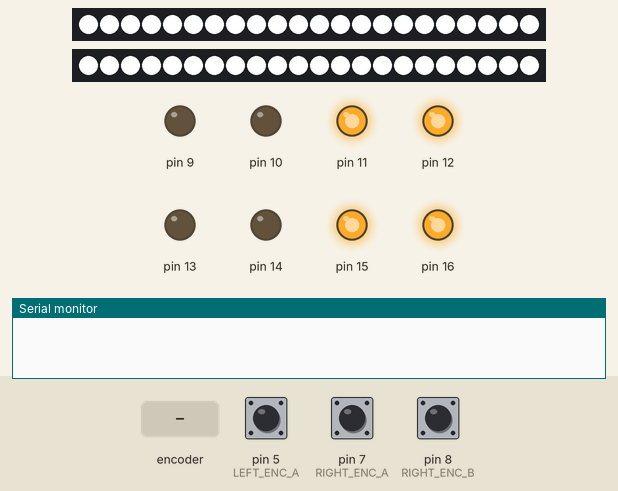
The sketch below on a simulated Arduino Leonardo, built with avr-gcc and run on an emulated ATmega32U4. On the bench: 2 × 22 RGB LEDs in strip order, left to right, output pins drawn as LEDs (lit = HIGH), the last lines printed to the serial monitor. The inputs (shaded band) are chosen by the test bench; at power-on: pin 5 (LEFT_ENC_A) HIGH, pin 7 (RIGHT_ENC_A) HIGH, pin 8 (RIGHT_ENC_B) HIGH. The modem accepts every AT command (registered, SIM ready, sends succeed) and sends nothing else.

Above: at 0.1 s.
At 2.7 s:
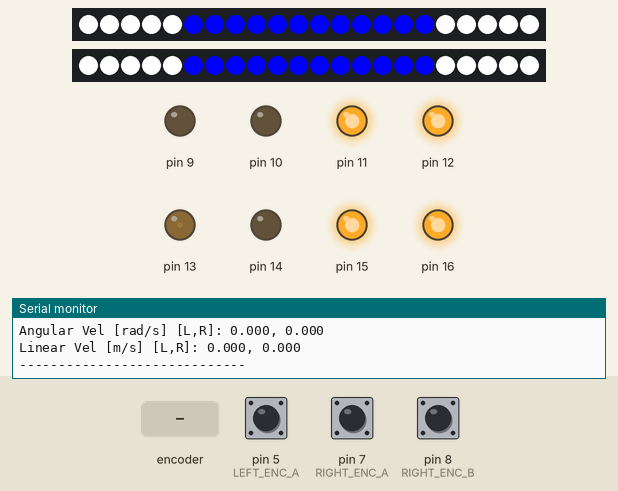
2.8 s: rotary encoder on pin 7 (RIGHT_ENC_A) / pin 6 (LEFT_ENC_B) turned 1 step (first pin leading)
At 4.0 s:
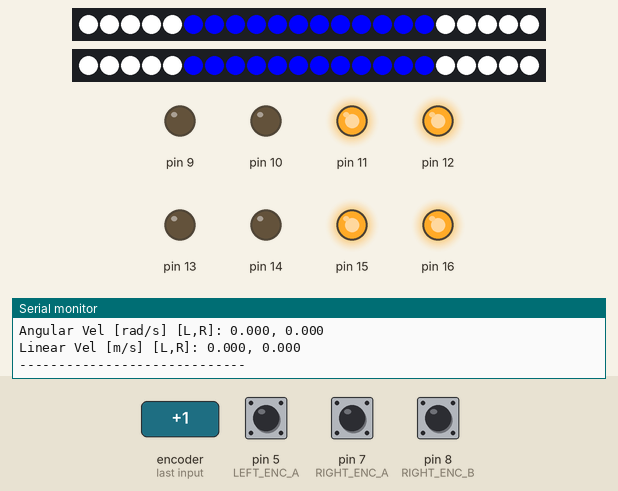
Timing chart, 0 to 5.8 s (numbered marks = the images above; inputs shaded):
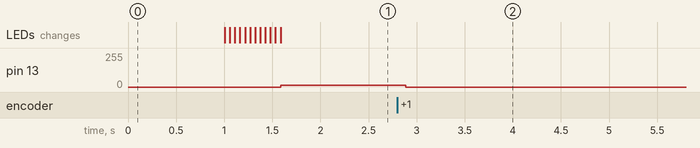

The sketch:

helix_firmware.ino
```cpp
#include <Arduino.h>
#include "Odometry.h"
#include "MotorDriver.h"
#include "LEDs.h"
#include "pins.h"
#include "PIDController.h"
#include "uart.h"


#define TRACK_WIDTH        0.515f   // Meters (Distance between wheels), 51.5 cm
#define PID_INTERVAL_MS    100      // 100Hz Control Loop
#define DIAG_INTERVAL_MS   300      // 100Hz Control Loop
#define ODOM_INTERVAL_MS   50      // 20Hz Telemetry Loop


UARTInterface uart(Serial1);

Odometry leftOdom(LEFT_ENC_A, LEFT_ENC_B, WHEEL_DIAMETER, COUNTS_PER_REV, 1);   // wheel diameter = 160 mm
Odometry rightOdom(RIGHT_ENC_A, RIGHT_ENC_B, WHEEL_DIAMETER, COUNTS_PER_REV, -1);

MotorDriver motorL(BTS7960_1_R_PWM, BTS7960_1_L_PWM, BTS7960_1_R_EN, BTS7960_1_L_EN);
MotorDriver motorR(BTS7960_2_R_PWM, BTS7960_2_L_PWM, BTS7960_2_R_EN, BTS7960_2_L_EN);

// Instantiate PID control objects (left/right wheels) after setting up odom & motors
WheelController leftPID(leftOdom, motorL);
WheelController rightPID(rightOdom, motorR);


LedController ledStrips(NUM_LEDS, LED_STRIP_F, LED_STRIP_R);

// E-Stop Stuff
bool estopActive = false;
int estop = E_STOP;

void estop_press(void){
  estopActive = (digitalRead(estop) == HIGH);
}

// ================== GLOBAL VARIABLES ==================
unsigned long last_pid_time = 0;
unsigned long last_odom_time = 0;
unsigned long last_diag_time = 0;
uint8_t payload_buffer[64];

// ================== HELPER FUNCTIONS ==================

void handleCmdVel(uint8_t *data) {
  float lin_x, ang_z;

  // 1. Unpack Float data (Little Endian)
  memcpy(&lin_x, &data[0], 4);
  memcpy(&ang_z, &data[4], 4);

  // 2. Inverse Kinematics (Differential Drive)
  // V_left = V_lin - (V_ang * Width / 2)
  // V_right = V_lin + (V_ang * Width / 2)
  float vel_l = lin_x - (ang_z * (TRACK_WIDTH / 2.0f));
  float vel_r = lin_x + (ang_z * (TRACK_WIDTH / 2.0f));

  // 3. Set PID Setpoints
  leftPID.setTargetVelocity(vel_l);
  rightPID.setTargetVelocity(vel_r);
}

void sendOdometry() {
  // 1. Get latest data
  // NOTE: Velocities are already calculated in the main loop via odom.update()
  int32_t l_ticks = leftOdom.getTicks();
  int32_t r_ticks = rightOdom.getTicks();
  float v_l = leftOdom.getStoredLinearVelocity();
  float v_r = rightOdom.getStoredLinearVelocity();

  // 2. Forward Kinematics (Wheel Vels -> Robot Vel)
  float lin_vel = (v_l + v_r) / 2.0f;
  float ang_vel = (v_r - v_l) / TRACK_WIDTH;
  uint32_t timestamp = millis();

  // 3. Pack Data: [Time(4), L_Tick(4), R_Tick(4), Lin(4), Ang(4)]
  uint8_t odom_payload[20];
  memcpy(&odom_payload[0], &timestamp, 4);
  memcpy(&odom_payload[4], &l_ticks, 4);
  memcpy(&odom_payload[8], &r_ticks, 4);
  memcpy(&odom_payload[12], &lin_vel, 4);
  memcpy(&odom_payload[16], &ang_vel, 4);

  // 4. Send
  uart.sendPacket(PKT_ODOM, odom_payload, 20);
}


// --- Setup ---
void setup() {
    Serial.begin(9600);
    uart.begin(115200);

    // E-STOP //
    pinMode(estop,INPUT_PULLUP);
    attachInterrupt(estop, estop_press, CHANGE);

    // Encoders //
    // MAYBE DO THIS IN ODOM FILES?
    attachInterrupt(digitalPinToInterrupt(LEFT_ENC_A), leftOdom.leftEncoderISR, CHANGE);
    attachInterrupt(digitalPinToInterrupt(LEFT_ENC_B), leftOdom.leftEncoderISR, CHANGE);
    attachInterrupt(digitalPinToInterrupt(RIGHT_ENC_A), rightOdom.rightEncoderISR, CHANGE);
    attachInterrupt(digitalPinToInterrupt(RIGHT_ENC_B), rightOdom.rightEncoderISR, CHANGE);

    leftOdom.begin();
    rightOdom.begin();

    // Motors Init. //
    motorL.begin();
    motorL.enable();
    motorR.begin();
    motorR.enable();

    // PID Control Init. //
    leftPID.begin();
    rightPID.begin();

    // LED Strips //
    ledStrips.begin();
    ledStrips.initialStartup();
    ledStrips.normalOperation();

    Serial.println("==== ODOMETRY TEST START ====");
    Serial.println("Encoders ready. Rotate wheels or run motors.");
    Serial.println();

    // OPEN-LOOP MOTOR CONTROL TESTING //
    // motorL.setSpeed(80);
    // motorR.setSpeed(80);

    // CLOSED-LOOP MOTOR CONTROL TESTING //
    // leftPID.setTargetVelocity(0.3);
    // rightPID.setTargetVelocity(0.3);
}

// --- Loop ---
void loop() {
    unsigned long now = millis();

//////// Single-Wheel Rotation Test ///////////
    // if(leftOdom.getTicks() > 1440){
    //     motorL.disable();
    // }
    // else if(rightOdom.getTicks() > 1440){
    //     motorR.disable();
    // }
///////////////////////////////////////////////

    // 1. READ SERIAL (Poll for commands)
    uart.update();
    if (uart.isPacketAvailable()) {
        PacketType type = uart.getPacketType();
        uint8_t len = uart.getPacketLength();
        uart.getPacketPayload(payload_buffer);

        if (type == PKT_CMDVEL && len == 8) {
        handleCmdVel(payload_buffer);
        }
    }

    // 2. CONTROL LOOP (10Hz)
    if (now - last_pid_time >= PID_INTERVAL_MS) {  // 10 Hz
        float dt = (now - last_pid_time) / 1000.0f;
        last_pid_time = now;

        leftOdom.update();
        rightOdom.update();

        leftPID.update(dt);
        rightPID.update(dt);
    }

    // 3. TELEMETRY LOOP (20Hz)
    if (now - last_odom_time >= ODOM_INTERVAL_MS) {
        last_odom_time = now;
        sendOdometry();
    }

    // E-Stop check
    if(estopActive == true){
        motorL.disable();
        motorR.disable();

        leftPID.disablePID();
        rightPID.disablePID();

        while(estopActive){
            ledStrips.handleObstacle();
        }

        motorL.enable();
        motorR.enable();
        // motorL.setSpeed(50);     // <--- Open Loop
        // motorR.setSpeed(-50);
        leftPID.enablePID();        // <--- Closed Loop - need to make sure no integral windup
        rightPID.enablePID();

        ledStrips.normalOperation();
    }

    // ODOMETRY DIAGNOSTIC STATS
    if (now - last_diag_time >= DIAG_INTERVAL_MS) { // every 0.3 seconds
        last_diag_time = now;

    //     // // 1. Distance test
        float leftDist = leftOdom.getDistance();
        float rightDist = rightOdom.getDistance();

    //     // // 2. Velocity tests
        float leftAngVel = leftOdom.getStoredAngularVelocity();
        float rightAngVel = rightOdom.getStoredAngularVelocity();

        float leftLinVel = leftOdom.getStoredLinearVelocity();
        float rightLinVel = rightOdom.getStoredLinearVelocity();

    //     // 3. Print results
        Serial.println("------ Encoder Report ------");
        Serial.print("Ticks [L,R]: ");
        Serial.print(leftOdom.getTicks()); Serial.print(", ");
        Serial.println(rightOdom.getTicks());

        Serial.print("Distance [m] [L,R]: ");
        Serial.print(leftDist, 5); Serial.print(", ");
        Serial.println(rightDist, 5);

        Serial.print("Angular Vel [rad/s] [L,R]: ");
        Serial.print(leftAngVel, 3); Serial.print(", ");
        Serial.println(rightAngVel, 3);

        Serial.print("Linear Vel [m/s] [L,R]: ");
        Serial.print(leftLinVel, 3); Serial.print(", ");
        Serial.println(rightLinVel, 3);

        Serial.println("-----------------------------\n");
    }
}
```

IMU.cpp
```cpp
#include "IMU.h"

IMU::IMU(HardwareSerial &serialPort) : imuSerial(serialPort) {
    data = {0, 0, 0, 0, 0, 0, 0, 0, 0};
}

void IMU::begin(uint32_t baud) {
    imuSerial.begin(baud);
}

// Reads and decodes any available packets
void IMU::update() {
    uint8_t buffer[PACKET_LEN];

    while (imuSerial.available() >= PACKET_LEN) {
        if (readPacket(buffer)) {
            if (validateChecksum(buffer)) {
                parsePacket(buffer);
            }
        }
    }
}

IMUData IMU::getData() const {
    return data;
}

// --- Internal helpers ---

bool IMU::readPacket(uint8_t *buffer) {
    // Sync to header byte 0x55
    if (imuSerial.read() != PACKET_HEADER) return false;

    // Read remaining bytes of packet
    buffer[0] = PACKET_HEADER;
    for (int i = 1; i < PACKET_LEN; i++) {
        int val = imuSerial.read();
        if (val == -1) return false;
        buffer[i] = (uint8_t)val;
    }
    return true;
}

bool IMU::validateChecksum(const uint8_t *buffer) {
    uint8_t sum = 0;
    for (int i = 0; i < PACKET_LEN - 1; i++) sum += buffer[i];
    return (sum & 0xFF) == buffer[PACKET_LEN - 1];
}

void IMU::parsePacket(const uint8_t *buffer) {
    uint8_t type = buffer[1];
    int16_t raw[3];

    // Convert raw bytes to signed 16-bit
    for (int i = 0; i < 3; i++) {
        raw[i] = (int16_t)(buffer[2 + i * 2] | (buffer[3 + i * 2] << 8));
    }

    switch (type) {
        case ACCEL:
            data.accelX = raw[0] / 32768.0f * 16.0f * 9.80665f; // m/s²
            data.accelY = raw[1] / 32768.0f * 16.0f * 9.80665f;
            data.accelZ = raw[2] / 32768.0f * 16.0f * 9.80665f;
            break;

        case GYRO:
            data.gyroX = raw[0] / 32768.0f * 2000.0f; // °/s
            data.gyroY = raw[1] / 32768.0f * 2000.0f;
            data.gyroZ = raw[2] / 32768.0f * 2000.0f;
            break;

        case ANGLE:
            data.roll  = raw[0] / 32768.0f * 180.0f;
            data.pitch = raw[1] / 32768.0f * 180.0f;
            data.yaw   = raw[2] / 32768.0f * 180.0f;
            break;

        default:
            break;
    }
}
```

IMU.h
```cpp
// Initialize the UART (e.g., Serial2.begin(9600);).
// Read the incoming bytes into a buffer.
// Parse WitMotion’s packet format:
// - Header: 0x55 (sync byte)
// - Data type byte (0x51 accel, 0x52 gyro, 0x53 angle, etc.)
// - 8 data bytes Checksum
// Example: a 0x53 packet gives roll, pitch, yaw in hundredths of degrees.
// ROS Interface (future)
// - Teensy publishes IMU data over UART to the Pi.
// - ROS driver/subscriber translates it into sensor_msgs/Imu and geometry_msgs/Vector3 topics.


#ifndef IMU_H
#define IMU_H

#include <Arduino.h>

struct IMUData {
    float accelX, accelY, accelZ;  // m/s²
    float gyroX, gyroY, gyroZ;     // °/s
    float roll, pitch, yaw;        // degrees
};

class IMU {
public:
    IMU(HardwareSerial &serialPort);
    void begin(uint32_t baud = 9600);
    void update();
    IMUData getData() const;

private:
    HardwareSerial &imuSerial;
    IMUData data;

    static const uint8_t PACKET_HEADER = 0x55;
    static const uint8_t PACKET_LEN = 11;

    enum PacketType {
        ACCEL = 0x51,
        GYRO  = 0x52,
        ANGLE = 0x53
    };

    bool readPacket(uint8_t *buffer);
    bool validateChecksum(const uint8_t *buffer);
    void parsePacket(const uint8_t *buffer);
};

#endif
```

LEDs.cpp
```cpp
#include "LEDs.h"
#include <Arduino.h>  // for delay()

// Constructor: initializes member variables
LedController::LedController(int numLeds, int frontPin, int backPin):
      frontStrip(numLeds, frontPin, NEO_GRB + NEO_KHZ800),
      backStrip(numLeds, backPin, NEO_GRB + NEO_KHZ800),
      numLeds(numLeds),
      obstacleDetected(false) {}

void LedController::begin() {
    frontStrip.begin();
    backStrip.begin();
    frontStrip.show();
    backStrip.show();
}

void LedController::setObstacleDetected(bool state) {
    obstacleDetected = state;
}

void LedController::initialStartup() {
    // Turn both strips bright white
    for (int i = 0; i < numLeds; i++) {
        frontStrip.setPixelColor(i, frontStrip.Color(WHITE));
        backStrip.setPixelColor(i, backStrip.Color(WHITE));
    }
    frontStrip.show();
    backStrip.show();
    delay(1000);

    // Cascade blue inward
    for (int offset = 0; offset < numLeds / 2; offset++) {
        for (int i = 0; i <= offset; i++) {
            frontStrip.setPixelColor(i, frontStrip.Color(BLUE));
            frontStrip.setPixelColor(numLeds - 1 - i, frontStrip.Color(BLUE));
            backStrip.setPixelColor(i, backStrip.Color(BLUE));
            backStrip.setPixelColor(numLeds - 1 - i, backStrip.Color(BLUE));
        }
        frontStrip.show();
        backStrip.show();
        delay(50);
    }
}

void LedController::normalOperation() {
    for (int i = 0; i < numLeds; i++) {
        if (i < 5 || i >= numLeds - 5) {
            frontStrip.setPixelColor(i, frontStrip.Color(WHITE));
            backStrip.setPixelColor(i, backStrip.Color(WHITE));
        } else {
            frontStrip.setPixelColor(i, frontStrip.Color(BLUE));
            backStrip.setPixelColor(i, backStrip.Color(BLUE));
        }
    }
    frontStrip.show();
    backStrip.show();
}

void LedController::handleObstacle() {
    static int brightness = 0;
    static int delta = 5;
    static unsigned long lastUpdate = 0;

    if (millis() - lastUpdate > 30) {
        lastUpdate = millis();
        brightness += delta;
        if (brightness >= 255 || brightness <= 0) delta = -delta;

        for (int i = 0; i < numLeds; i++) {
            // Yellow edges with breathing animation
            if (i < 5 || i >= numLeds - 5) {
                frontStrip.setPixelColor(i, frontStrip.Color(brightness, brightness, 0));
                backStrip.setPixelColor(i, backStrip.Color(brightness, brightness, 0));
            }
            // Middle section stays solid red
            else {
                frontStrip.setPixelColor(i, frontStrip.Color(255, 0, 0));
                backStrip.setPixelColor(i, backStrip.Color(255, 0, 0));
            }
        }

        frontStrip.show();
        backStrip.show();
    }
}
```

LEDs.h
```cpp
#ifndef LEDS_H
#define LEDS_H

#include <Adafruit_NeoPixel.h>

#define NUM_LEDS 22  // Adjust this according to the number of LEDs per strip

#define WHITE 255, 255, 255
#define BLUE 0, 0, 255
#define RED 255, 0, 0
#define YELLOW 255, 255, 0
#define OFF 0, 0, 0

// A class to encapsulate LED behavior
class LedController {
public:
    LedController(int numLeds, int frontPin, int backPin);

    void begin();              // Initialize strips
    void initialStartup();     // Startup animation
    void normalOperation();    // Normal running pattern
    void handleObstacle();     // Obstacle response

    void setObstacleDetected(bool state);   // Setter
    bool getObstacleDetected(void) const {return obstacleDetected;};   // Getter

private:
    Adafruit_NeoPixel frontStrip;
    Adafruit_NeoPixel backStrip;
    int numLeds;
    bool obstacleDetected;
};

#endif
```

Odometry.cpp
```cpp
#include "core_pins.h"
#include <stdint.h>
#include "Odometry.h"

// --- Constructor ---
Odometry::Odometry(uint8_t encA, uint8_t encB, float wheelDiameter, int countsPerRev, int8_t direction)
    : _encA(encA), _encB(encB), _ticks(0), _lastState(0), _lastUpdateTime(0),
        _wheelDiameter(wheelDiameter), _countsPerRev(countsPerRev), _prevTicks(0), _dir(direction)  {}

// --- Setup ---
void Odometry::begin() {
    pinMode(_encA, INPUT_PULLUP);
    pinMode(_encB, INPUT_PULLUP);
    _lastState = digitalRead(_encA);
    _lastUpdateTime = millis();
}

// --- Distance Calculation ---
float Odometry::getDistance() {
    float revs = (float)_ticks / _countsPerRev;
    float distance = revs * PI * _wheelDiameter; // circumference * revolutions
    return distance;
}

// --- Velocity Calculation ---
float Odometry::getVelocity(float dt) {
    long currentTicks = _ticks;
    long deltaTicks = currentTicks - _prevTicks;
    _prevTicks = currentTicks;

    float revs = (float)deltaTicks / _countsPerRev;
    float angularVelocity = (revs * 2 * PI) / dt; // rad/s
    _angularVelocity = angularVelocity;
    return angularVelocity;
}

// --- Get Linear Velocity (m/s) ---

/* ONLY WORKS WHEN COMPUTED AFTER getVelocity FUNCTION - NOT TIME DEPENDENT*/

float Odometry::getLinearVelocity() {
    float linearVel = _angularVelocity * (_wheelDiameter / 2); // m/s
    return linearVel;
}

// --- Reset ---
void Odometry::reset() {
    _ticks = 0;
}

// --- Upodate --- //
// For later also include Pose Estimates (x, y, theta)
void Odometry::update() {
    unsigned long now = micros();
    float dt = (now - _lastUpdateTime) / 1e6; // seconds
    if (dt <= 0) return;

    long currentTicks = _ticks;
    long deltaTicks = currentTicks - _prevTicks;

    _prevTicks = currentTicks;

    // Calculate and store velocity for later retrieval
    _angularVelocity = ((float)deltaTicks / _countsPerRev) * (2 * PI) / dt;
    _linearVelocity = _angularVelocity * (_wheelDiameter / 2.0f);

    _lastUpdateTime = now;
}


// --- Tick Incrementer ---
void Odometry::updateTicks(int8_t delta) {
    _ticks += delta * _dir;
}

/* Encoder ISRs - X4 encoding -> Rising + Falling edges on A & B channels

Result table:
A	B	A << 1	OR B	currentAB
0	0	00  	00	    0b00
0	1	00	    01	    0b01
1	0	10	    10	    0b10
1	1	10	    11	    0b11

*/

void Odometry::leftEncoderISR(){

    static uint8_t lastAB_L = 0b00;

    uint8_t A = digitalRead(LEFT_ENC_A);
    uint8_t B = digitalRead(LEFT_ENC_B);
    uint8_t currentAB = (A << 1) | B;
    int8_t delta = 0;

    if ((lastAB_L == 0b00 && currentAB == 0b01) ||
        (lastAB_L == 0b01 && currentAB == 0b11) ||
        (lastAB_L == 0b11 && currentAB == 0b10) ||
        (lastAB_L == 0b10 && currentAB == 0b00))
        delta = +1;
    else if ((lastAB_L == 0b00 && currentAB == 0b10) ||
             (lastAB_L == 0b10 && currentAB == 0b11) ||
             (lastAB_L == 0b11 && currentAB == 0b01) ||
             (lastAB_L == 0b01 && currentAB == 0b00))
        delta = -1;

    leftOdom.updateTicks(delta);
    lastAB_L = currentAB;
}

void Odometry::rightEncoderISR(){

    static uint8_t lastAB_R = 0;

    uint8_t A = digitalRead(RIGHT_ENC_A);
    uint8_t B = digitalRead(RIGHT_ENC_B);
    uint8_t currentAB = (A << 1) | B;
    int8_t delta = 0;

    if ((lastAB_R == 0b00 && currentAB == 0b01) ||
        (lastAB_R == 0b01 && currentAB == 0b11) ||
        (lastAB_R == 0b11 && currentAB == 0b10) ||
        (lastAB_R == 0b10 && currentAB == 0b00))
        delta = +1;
    else if ((lastAB_R == 0b00 && currentAB == 0b10) ||
             (lastAB_R == 0b10 && currentAB == 0b11) ||
             (lastAB_R == 0b11 && currentAB == 0b01) ||
             (lastAB_R == 0b01 && currentAB == 0b00))
        delta = -1;

    rightOdom.updateTicks(delta);
    lastAB_R = currentAB;
}
```

Ultrasonic.cpp
```cpp

```

ultrasonic.cpp
```cpp

```

Source omitted: Odometry.h (2378 bytes), PIDController.cpp (1801 bytes), PIDController.h (990 bytes), uart.cpp (2236 bytes), uart.h (1302 bytes), pins.h (1464 bytes), MotorDriver.cpp (1432 bytes), MotorDriver.h (681 bytes)

Measured:
- after the input at 2.8 s, pin 13: 15/255 → 0/255 after 0.09 s
